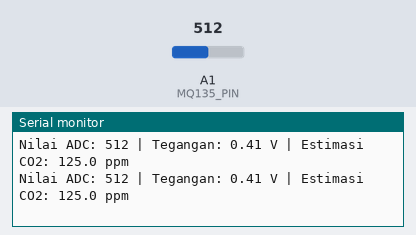
Bench run of a sketch on a simulated Arduino Uno, built with avr-gcc and run on an emulated ATmega328P. Parts: the last lines printed to the serial monitor. Inputs (shaded band) come from the test bench; at power-on: A1 (MQ135_PIN) = 512.

Above: at 2.2 s.
2.3 s: A1 (MQ135_PIN) set to 716
At 3.6 s:
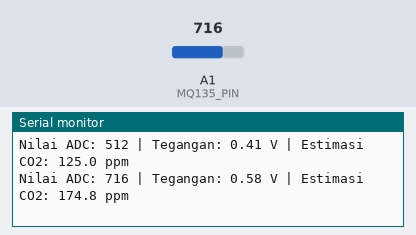
3.8 s: A1 (MQ135_PIN) set to 900
At 4.7 s:
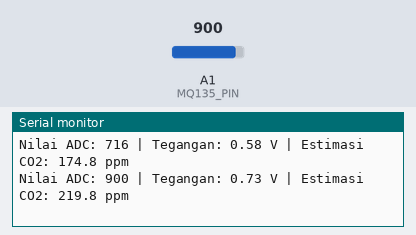
Timing chart, 0 to 6.8 s (numbered marks = the images above; inputs shaded):
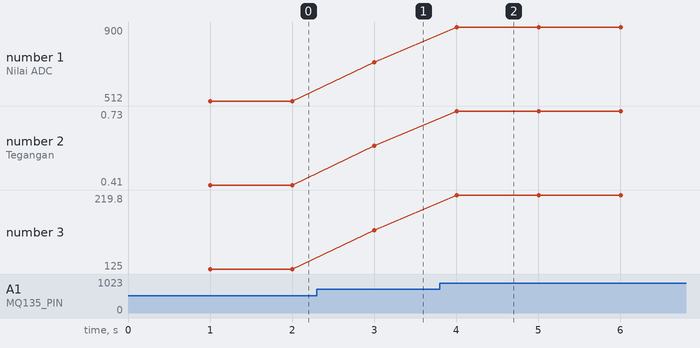

The sketch:

mq135-basic.ino
```cpp
#define MQ135_PIN 15

void setup() {
  Serial.begin(115200);
  delay(1000);
}

void loop() {
  int analogValue = analogRead(MQ135_PIN);

  float voltage = analogValue * (3.3 / 4095.0);

  float estimatedPPM = (analogValue / 4095.0) * 1000.0;

  Serial.print("Nilai ADC: ");
  Serial.print(analogValue);
  Serial.print(" | Tegangan: ");
  Serial.print(voltage, 2);
  Serial.print(" V | Estimasi CO2: ");
  Serial.print(estimatedPPM, 1);
  Serial.println(" ppm");

  delay(1000);
}
```

Measured:
- after the input at 2.3 s, the serial monitor: prints a new line after 0.70 s (image 1)
- after the input at 3.8 s, the serial monitor: prints a new line after 0.20 s (image 2)
- plotted number 1: 512 → 716 after the input at 2.3 s, 716 → 900 after the input at 3.8 s
- plotted number 2: 0.41 → 0.58 after the input at 2.3 s, 0.58 → 0.73 after the input at 3.8 s
- plotted number 3: 125 → 174.8 after the input at 2.3 s, 174.8 → 219.8 after the input at 3.8 s
